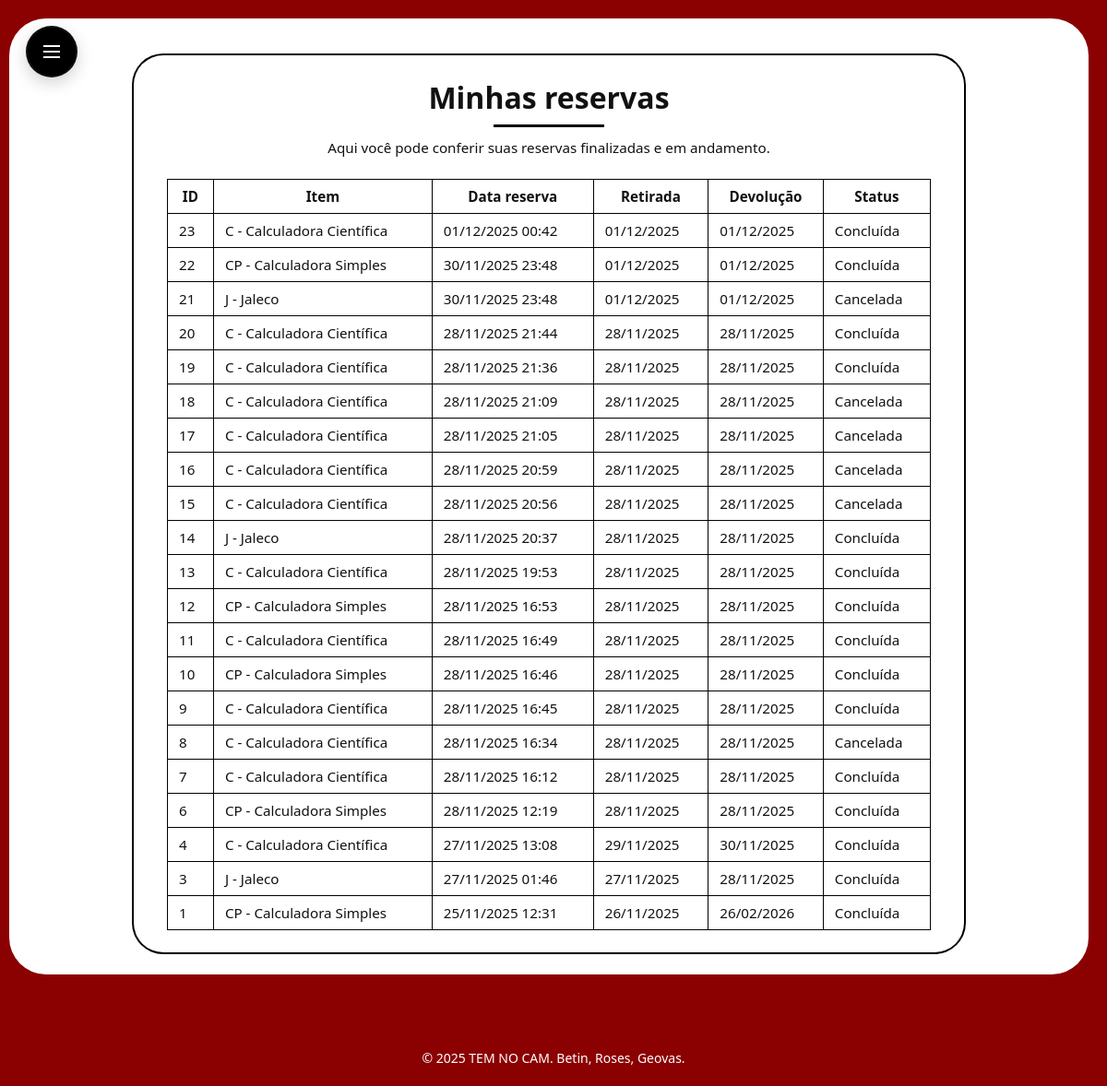
The app's page /reservas/ (signed in), older data.
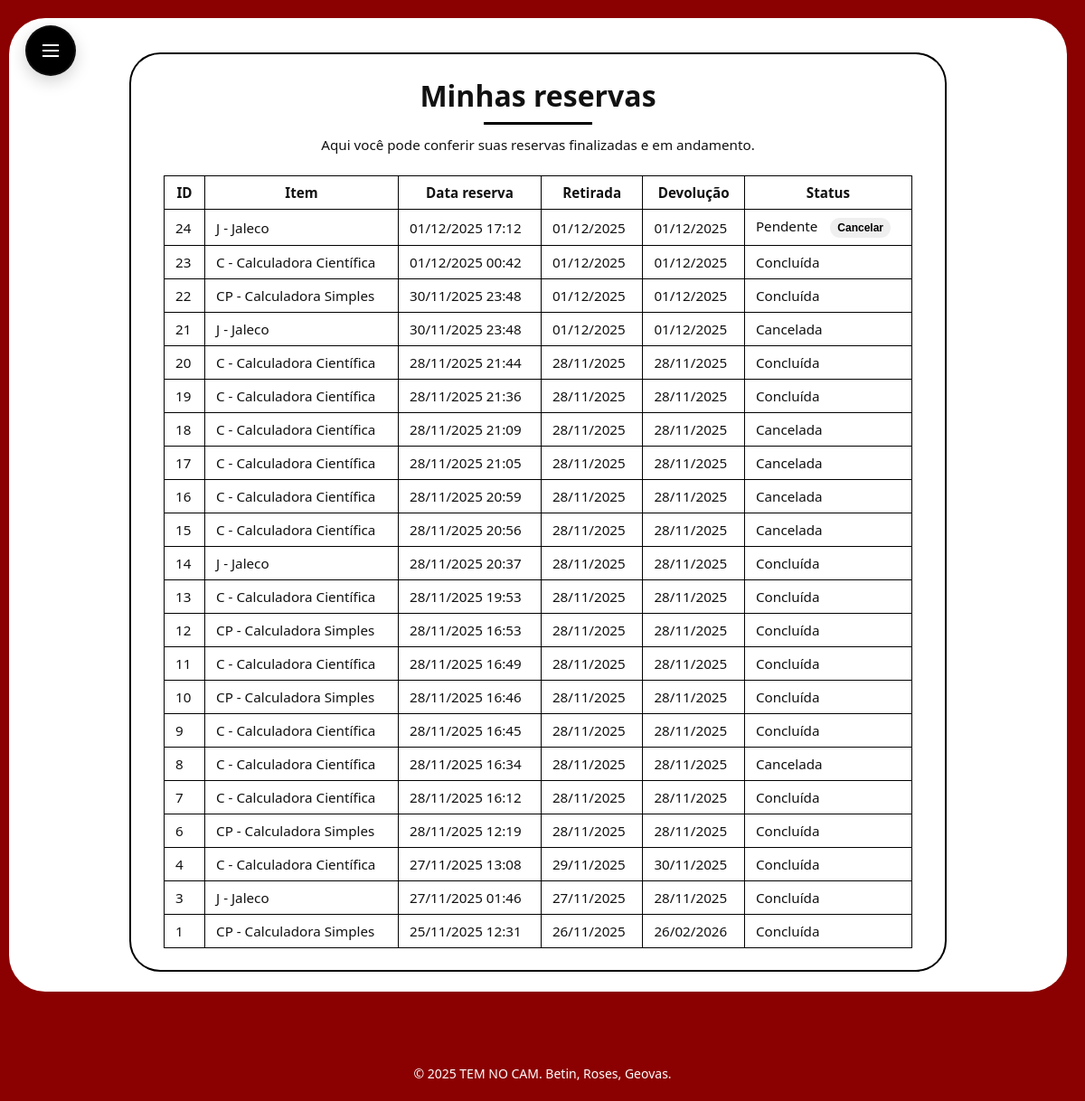
The same page, newer data.
### core/models.py (models this page shows, shortened)
class Reserva(models.Model):
    class Status(models.TextChoices):
        PENDENTE = 'Pendente', 'Pendente'
        CONFIRMADO = 'Confirmado', 'Confirmado'
        CANCELADA = 'Cancelada', 'Cancelada'
        CONCLUIDA = 'Concluida', 'Concluída'
    usuario = models.ForeignKey(
        Usuario,
        on_delete=models.CASCADE,
        related_name='reservas',
        verbose_name='Usuário'
    )
    item = models.ForeignKey(
        Item,
        on_delete=models.CASCADE,
        related_name='reservas',
        verbose_name='Tipo de item'
    )
    exemplar = models.ForeignKey(
        Exemplar,
        on_delete=models.SET_NULL,
        null=True,
        blank=True,
        related_name='reservas'
    )
    data_reserva = models.DateTimeField(
        auto_now_add=True,
        verbose_name='Data da reserva'
    )
    data_retirada = models.DateField(
        verbose_name='Data prevista para retirada'
    )
    data_devolucao = models.DateField(
        verbose_name='Data prevista para devolução'
    )
    status = models.CharField(
        max_length=20,
        choices=Status.choices,
        default=Status.PENDENTE,
        verbose_name='Status'
    )
    observacoes = models.TextField(
        blank=True,
        verbose_name='Observações',
        help_text='Comentários sobre esta reserva (motivo, situação específica etc.).'
    )
    cancelada_em = models.DateTimeField(
        null=True,
        blank=True,
        verbose_name='Data/hora do cancelamento'
    )
    motivo_cancelamento = models.CharField(
        max_length=255,
        blank=True,
        verbose_name='Motivo do cancelamento',
        help_text='Ex.: cancelada pelo aluno, não retirada em 24h, item indisponível, etc.'
    )
    cancelamento_automatico = models.BooleanField(
        default=False,
        verbose_name='Cancelamento automático'
    )
    usuario_cancelou = models.ForeignKey(
        Usuario,
        on_delete=models.SET_NULL,
        null=True,
        blank=True,
        related_name='reservas_canceladas',
        verbose_name='Quem cancelou'
    )
    usuario_confirmou_retirada = models.ForeignKey(
        Usuario,
        on_delete=models.SET_NULL,
        null=True,
        blank=True,
        related_name='reservas_confirmadas_retirada',
        verbose_name='Quem confirmou a retirada'
    )
    data_confirmou_retirada = models.DateTimeField(
        null=True,
        blank=True,
        verbose_name='Data/hora que confirmou a retirada'
    )
    usuario_confirmou_devolucao = models.ForeignKey(
        Usuario,
        on_delete=models.SET_NULL,
        null=True,
        blank=True,
        related_name='reservas_confirmadas_devolucao',
        verbose_name='Quem confirmou a devolução'
    )
    data_confirmou_devolucao = models.DateTimeField(
        null=True,
        blank=True,
        verbose_name='Data/hora que confirmou a devolução'
    )

class Item(models.Model):
    nome = models.CharField(
        max_length=255,
        verbose_name='Nome do tipo de item'
    )
    codigo_tipo = models.CharField(
        max_length=20,
        unique=True,
        verbose_name='Código do tipo',
    )
    descricao = models.TextField(
        blank=True,
        verbose_name='Descrição',
        help_text='Detalhes do item (tamanho, uso, observações gerais).'
    )
    imagem = models.ImageField(
        upload_to='itens/',
        blank=True,
        null=True,
        verbose_name='Imagem do item'
    )
    def __str__(self):
        return f'{self.codigo_tipo} - {self.nome}'

### core/views.py (the view)
# urls.py: path('reservas/', views.historico_reservas, name='historico_reservas'),
@login_required
def historico_reservas(request):
    reservas = (Reserva.objects
                .filter(usuario=request.user)
                .select_related('item')
                .order_by('-data_reserva'))
    return render(request, 'core/historico_reservas.html', {'reservas': reservas})

### core/templates/core/historico_reservas.html (shortened to what this page needs)
{% extends "core/base.html" %}
{% block content %}
<div class="reservas-wrapper">
    <div class="reservas-card">
        <h1 class="reservas-title">Minhas reservas</h1>
        <div class="reservas-subtitle">
            Aqui você pode conferir suas reservas finalizadas e em andamento.
        </div>
        <div class="reservas-table-wrapper">
            <table class="reservas-table">
                <thead>
                    <tr>
                        <th>ID</th>
                        <th>Item</th>
                        <th>Data reserva</th>
                        <th>Retirada</th>
                        <th>Devolução</th>
                        <th>Status</th>
                    </tr>
                </thead>
                <tbody>
                    {% for reserva in reservas %}
                        <tr>
                            <td>{{ reserva.id }}</td>
                            <td>{{ reserva.item }}</td>
                            <td>{{ reserva.data_reserva|date:"d/m/Y H:i" }}</td>
                            <td>{{ reserva.data_retirada|date:"d/m/Y" }}</td>
                            <td>{{ reserva.data_devolucao|date:"d/m/Y" }}</td>
                            <td>
                                {{ reserva.get_status_display }}
                                {% if reserva.status == 'Pendente' %}
                                    <form method="post" action="{% url 'core:cancelar_reserva_usuario' reserva.id %}" style="display:inline;margin-left:10px;">
                                        <button type="submit" class="btn" style="padding:4px 8px;font-size:12px;">Cancelar</button>
                                    </form>
                                {% endif %}
                            </td>
                        </tr>
                    {% endfor %}
                </tbody>
            </table>
        </div>
    </div>
</div>
{% endblock %}

Row changes from the older to the newer data that the page shows:
added Reserva: id "24", item "J - Jaleco", data_reserva "01/12/2025 17:12", data_retirada "01/12/2025", data_devolucao "01/12/2025", status "Pendente", shows "Cancelar"
